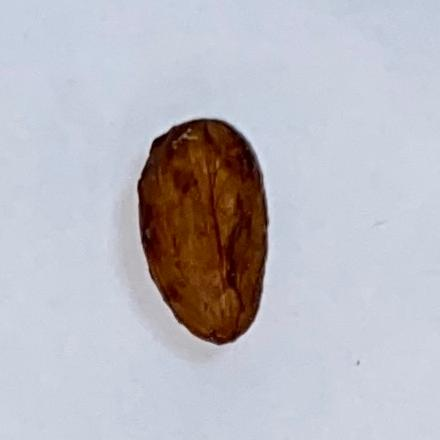
#> input picture iiimg/IMG_3814-crop-2.jpg, 440 x 440 px
$ python OpenCV_bubble4.py --image iiimg/IMG_3814-crop-2.jpg
#> lines starting #> are read from the running program, lines starting #| are printed output that depends on the picture; after the words box and inside, x2 and y2 are one past the last pixel; in counts of white or black regions, pixels touching at a corner belong together
import numpy as np
import argparse
import cv2

def fill_holes(imInput, threshold):
    """
    The method used in this function is found from
    https://www.learnopencv.com/filling-holes-in-an-image-using-opencv-python-c/

    """

    # Threshold.
    th, thImg = cv2.threshold(imInput, threshold, 255, cv2.THRESH_BINARY_INV)

    # Copy the thresholded image.
    imFloodfill = thImg.copy()

    # Get the mask.
    h, w = thImg.shape[:2]
    mask = np.zeros((h+2, w+2), np.uint8)

    # Floodfill from point (0, 0).
    cv2.floodFill(imFloodfill, mask, (0,0), 255)

    # Invert the floodfilled image.
    imFloodfillInv = cv2.bitwise_not(imFloodfill)

    # Combine the two images.
    imOut = thImg | imFloodfillInv

    return imOut

if __name__ == "__main__":
    # Extract arguments from the command line.
    ap = argparse.ArgumentParser()
    ap.add_argument("-i", "--image", required = True, help = "Path to the image.")
    args = vars(ap.parse_args())

    # Load the image.
    image = cv2.imread(args["image"])
#> image is the input picture: shape (440, 440, 3); mean B, G, R 193.8, 185.7, 186.7
    image = cv2.resize(image, (1064, 1064))
#> image: shape (1064, 1064, 3)
    cv2.imshow("Original image", image)
    image = 255 - image
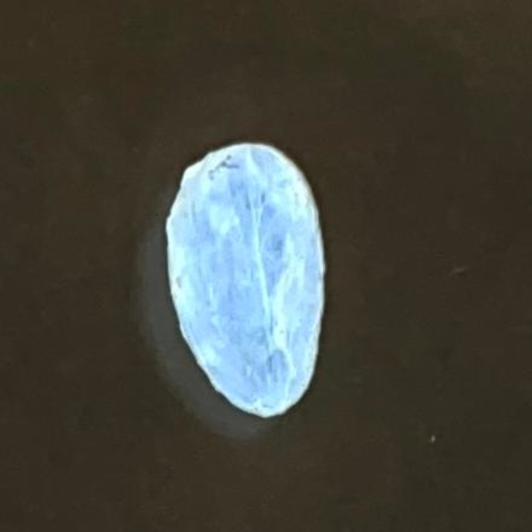
#> image: shape (1064, 1064, 3) (shown at 1/2 size); mean B, G, R 61.3, 69.4, 68.4
    # Convert the image into grayscale image.
    gray = cv2.cvtColor(image, cv2.COLOR_BGR2GRAY)
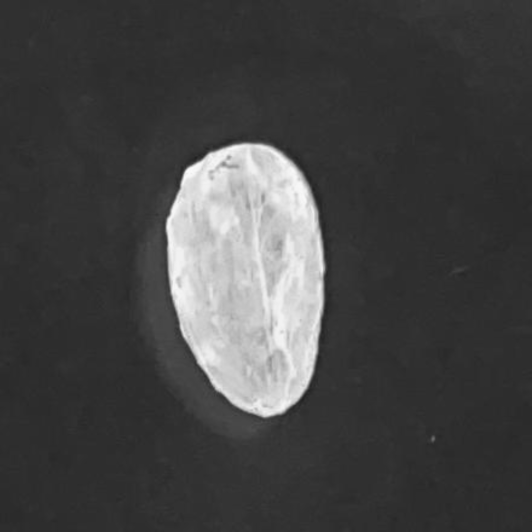
#> gray: shape (1064, 1064) (shown at 1/2 size); min 30, max 252, mean 68
    blurred = cv2.GaussianBlur(gray, (5, 5), 0)
    cv2.imshow("Blurred", blurred)

    # Fille the "holes" on the image.
    filled = fill_holes(blurred, 220)
#> in fill_holes, `th, thImg = cv2.threshold(imInput, threshold, 255, cv2.THRESH_BINARY_I..`:
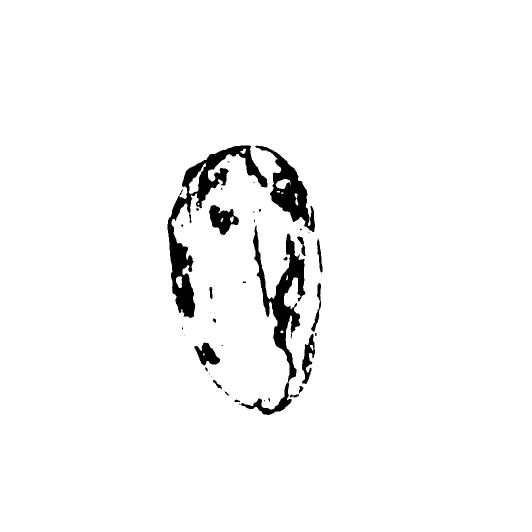
#> thImg: shape (1064, 1064) (shown at 1/2 size); 96.8% white; 38 black regions (19 under 20 px), largest, box (x1, y1, x2, y2) and area: (335, 291, 535, 636) 12726, (482, 451, 611, 830) 10441, (510, 291, 630, 464) 6343
#> in fill_holes, `th, thImg = cv2.threshold(imInput, threshold, 255, cv2.THRESH_BINARY_I..`: th = 220
#> in fill_holes, `imFloodfillInv = cv2.bitwise_not(imFloodfill)`:
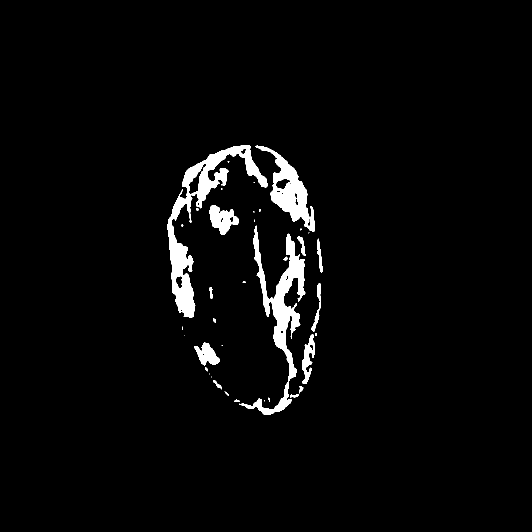
#> imFloodfillInv: shape (1064, 1064) (shown at 1/2 size); 3.2% white; 38 white regions (19 under 20 px), largest, box (x1, y1, x2, y2) and area: (335, 291, 535, 636) 12726, (482, 451, 611, 830) 10441, (510, 291, 630, 464) 6343
#> in fill_holes, `imOut = thImg | imFloodfillInv`: imOut: shape (1064, 1064); every value is 255
    cv2.imshow("Filled", filled)

    # Find circles by the Hough transfermation.
    circles = cv2.HoughCircles(filled, cv2.HOUGH_GRADIENT, 1, 20, param1 = 25, param2 = 10, minRadius = 0, maxRadius = 20)
#> circles = None

    # Draw circles on the original image.
    if circles is not None:
        for i in range(circles.shape[1]):
            c = circles[0, i]

            cv2.circle( image, (c[0], c[1]), c[2], (0, 255, 0), 2)
            print("i = %d, r = %f" % (i, c[2]))

        cv2.imshow("Marked", image)
    else:
        print("circle is None")

    # Block the execution.
    cv2.waitKey(0)
    cv2.destroyAllWindows()
